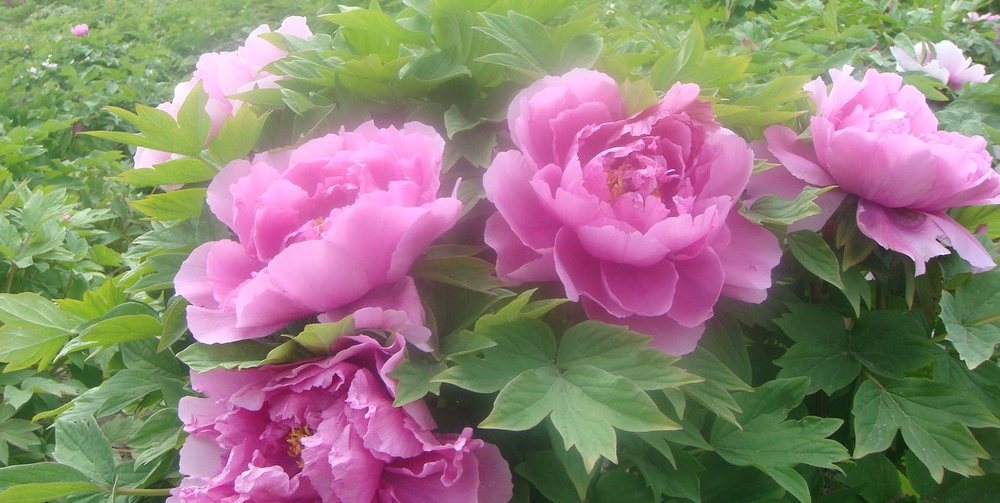
#> input picture PythonTraining/基础-实操-项目源码/项目01 python100个源码实例/code/055/in/03.jpg, 1000 x 503 px, shrunk from 1727 x 868 before the run; its folder holds only this picture in this run
$ python imgcolor.py
#> lines starting #> are read from the running program, lines starting #| are printed output that depends on the picture; after the words box and inside, x2 and y2 are one past the last pixel; in counts of white or black regions, pixels touching at a corner belong together
import cv2  # 导入OpenCV-Python模块
import os   # 导入文件与系统模块
import numpy as np  # 导入数值计算库


'''
 * 功能：为图片应用卡通动漫滤镜，并且保存图片到指定路径
 * filein：要应用滤镜的图片的路径
 * picture_name：要应用滤镜的图片的文件名
'''
def filter(filein,picture_name):
#> called with filein = 'in', picture_name = '03.jpg'
    imgI_filename = os.path.join(filein,picture_name) # 源文件路径
    imgO_filename = os.path.join(r'out', picture_name)  # 目标文件路径
    img_rgb = cv2.imread(imgI_filename)  # 读取图片
#> img_rgb is the input picture: shape (503, 1000, 3); mean B, G, R 120.2, 129.5, 144.7
    # 转换为灰度并且使其产生中等的模糊
    img_gray = cv2.cvtColor(img_rgb, cv2.COLOR_RGB2GRAY)
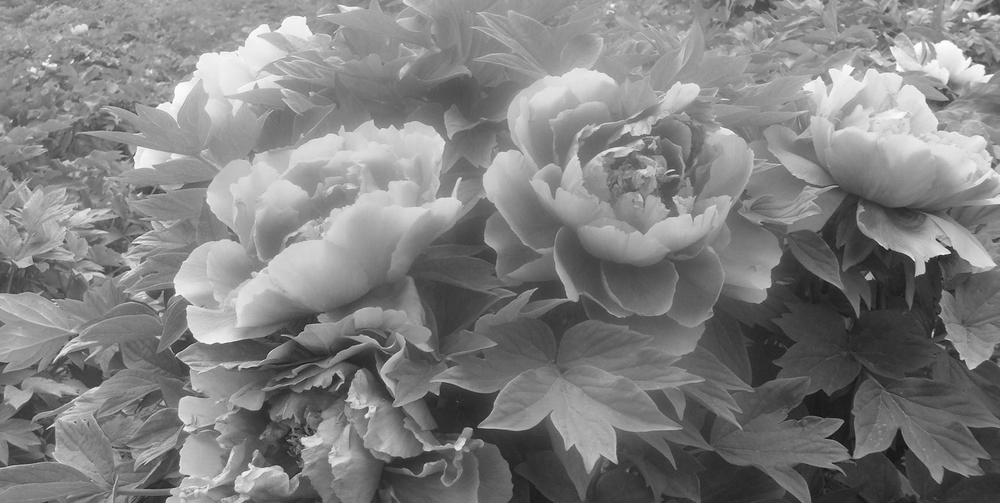
#> img_gray: shape (503, 1000); min 17, max 255, mean 128.4
    img_blur = cv2.medianBlur(img_gray, 5)  # 值越大越模糊（取奇数）
    #检测到边缘并且增强其效果
    img_edge = cv2.adaptiveThreshold(img_blur,128,
          cv2.ADAPTIVE_THRESH_MEAN_C,
          cv2.THRESH_BINARY,
          blockSize=9,
          C=8)
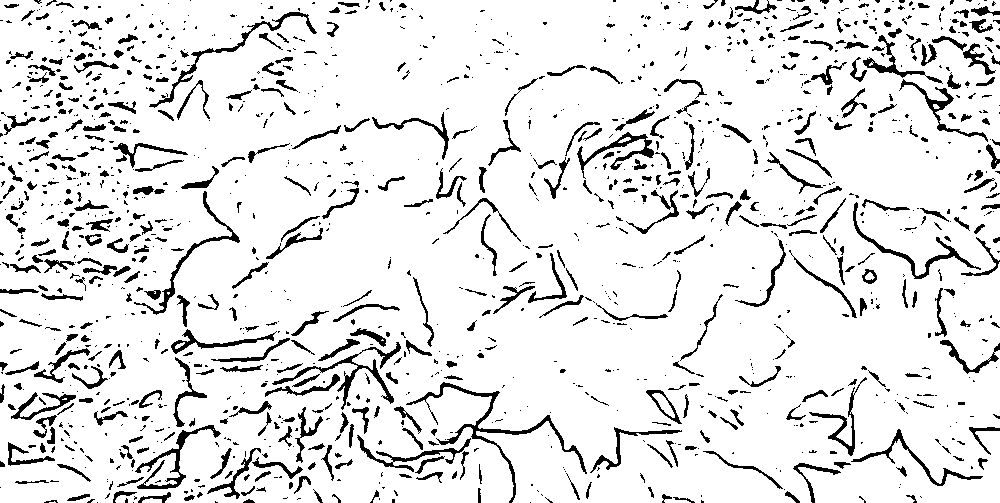
#> img_edge: shape (503, 1000); values 0 (black) and 128 (white), 89.7% white; 1401 black regions (907 under 20 px), largest, box (x1, y1, x2, y2) and area: (406, 382, 587, 503) 1506, (272, 342, 401, 410) 1017, (149, 12, 317, 108) 875
    img_edge = cv2.cvtColor(img_edge, cv2.COLOR_GRAY2RGB) #彩色图像转为灰度图像
    img_cartoon = cv2.bitwise_and(img_rgb, img_edge)  # 灰度图像转为彩色图像
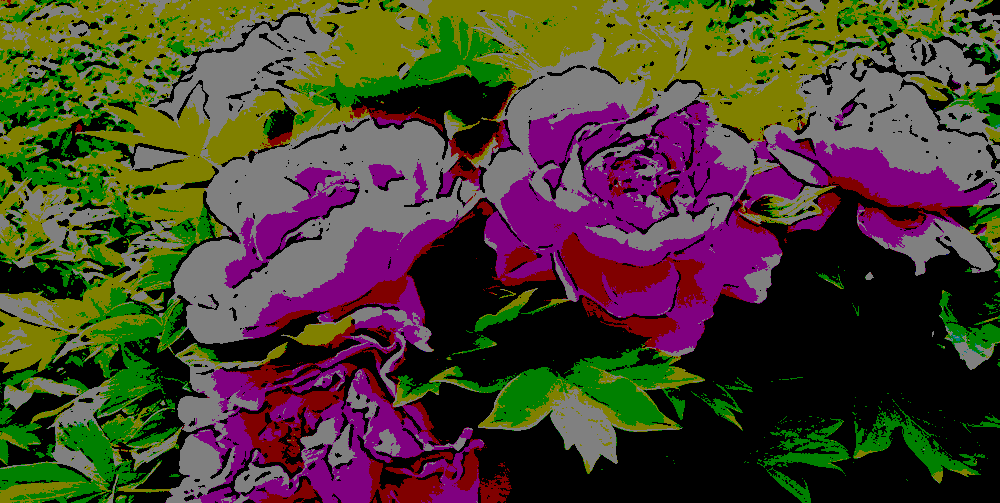
#> img_cartoon: shape (503, 1000, 3); mean B, G, R 46.6, 63.3, 72.9
    # 调整亮度和对比度
    res = np.uint8(np.clip((2.0 * img_cartoon + 16), 0, 255))
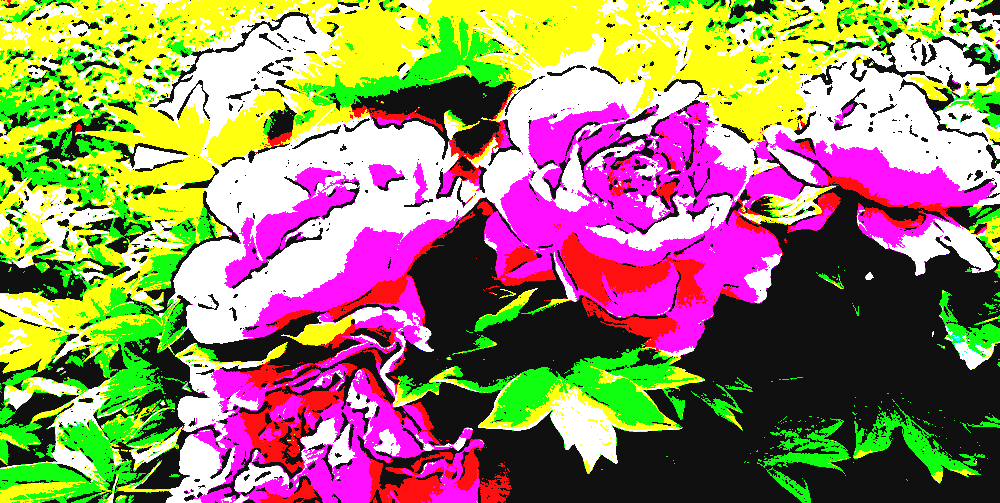
#> res: shape (503, 1000, 3); mean B, G, R 103, 134.2, 152.1
    # 保存转换后的图片
    cv2.imwrite(imgO_filename, res)

if __name__ == '__main__':
    imagelist = [] # 创建空列表
    #循环读取指定路径下的文件名
    for filename in os.listdir(r'in/'):
        imagelist.append(filename)  #将文件名添加到imagelist
        print(filename)
        filter(r'in',filename)  # 为图片应用卡通动漫滤镜
